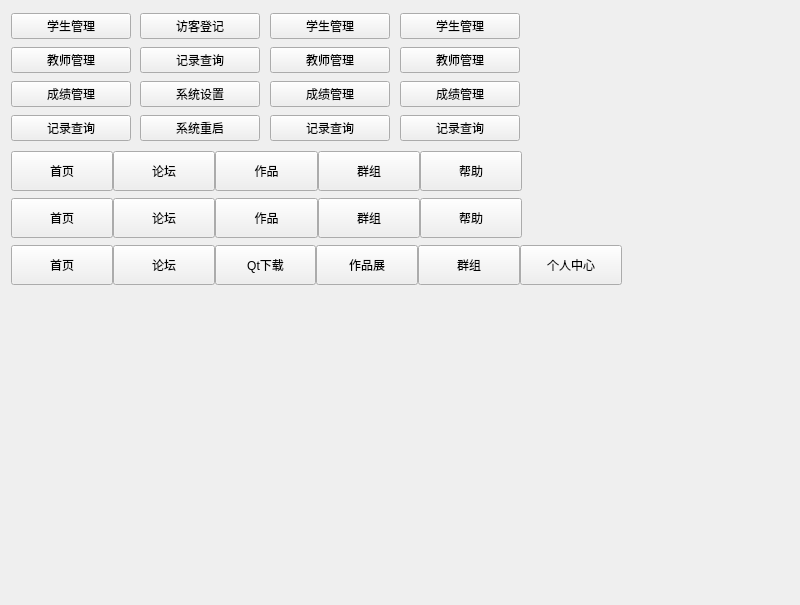
<?xml version="1.0" encoding="UTF-8"?>
<ui version="4.0">
 <class>frmNavButton</class>
 <widget class="QWidget" name="frmNavButton">
  <property name="geometry">
   <rect>
    <x>0</x>
    <y>0</y>
    <width>800</width>
    <height>605</height>
   </rect>
  </property>
  <property name="windowTitle">
   <string>Form</string>
  </property>
  <widget class="QWidget" name="widgetNav7" native="true">
   <property name="geometry">
    <rect>
     <x>11</x>
     <y>245</y>
     <width>611</width>
     <height>40</height>
    </rect>
   </property>
   <property name="minimumSize">
    <size>
     <width>0</width>
     <height>40</height>
    </size>
   </property>
   <property name="maximumSize">
    <size>
     <width>16777215</width>
     <height>40</height>
    </size>
   </property>
   <layout class="QHBoxLayout" name="horizontalLayout_2">
    <property name="spacing">
     <number>0</number>
    </property>
    <property name="leftMargin">
     <number>0</number>
    </property>
    <property name="topMargin">
     <number>0</number>
    </property>
    <property name="rightMargin">
     <number>0</number>
    </property>
    <property name="bottomMargin">
     <number>0</number>
    </property>
    <item>
     <widget class="NavButton" name="navButton71">
      <property name="sizePolicy">
       <sizepolicy hsizetype="Minimum" vsizetype="Expanding">
        <horstretch>0</horstretch>
        <verstretch>0</verstretch>
       </sizepolicy>
      </property>
      <property name="text">
       <string>首页</string>
      </property>
     </widget>
    </item>
    <item>
     <widget class="NavButton" name="navButton72">
      <property name="sizePolicy">
       <sizepolicy hsizetype="Minimum" vsizetype="Expanding">
        <horstretch>0</horstretch>
        <verstretch>0</verstretch>
       </sizepolicy>
      </property>
      <property name="text">
       <string>论坛</string>
      </property>
     </widget>
    </item>
    <item>
     <widget class="NavButton" name="navButton73">
      <property name="sizePolicy">
       <sizepolicy hsizetype="Minimum" vsizetype="Expanding">
        <horstretch>0</horstretch>
        <verstretch>0</verstretch>
       </sizepolicy>
      </property>
      <property name="text">
       <string>Qt下载</string>
      </property>
     </widget>
    </item>
    <item>
     <widget class="NavButton" name="navButton74">
      <property name="sizePolicy">
       <sizepolicy hsizetype="Minimum" vsizetype="Expanding">
        <horstretch>0</horstretch>
        <verstretch>0</verstretch>
       </sizepolicy>
      </property>
      <property name="text">
       <string>作品展</string>
      </property>
     </widget>
    </item>
    <item>
     <widget class="NavButton" name="navButton75">
      <property name="sizePolicy">
       <sizepolicy hsizetype="Minimum" vsizetype="Expanding">
        <horstretch>0</horstretch>
        <verstretch>0</verstretch>
       </sizepolicy>
      </property>
      <property name="text">
       <string>群组</string>
      </property>
     </widget>
    </item>
    <item>
     <widget class="NavButton" name="navButton76">
      <property name="sizePolicy">
       <sizepolicy hsizetype="Minimum" vsizetype="Expanding">
        <horstretch>0</horstretch>
        <verstretch>0</verstretch>
       </sizepolicy>
      </property>
      <property name="text">
       <string>个人中心</string>
      </property>
     </widget>
    </item>
   </layout>
  </widget>
  <widget class="QWidget" name="widgetNav1" native="true">
   <property name="geometry">
    <rect>
     <x>11</x>
     <y>11</y>
     <width>120</width>
     <height>133</height>
    </rect>
   </property>
   <layout class="QVBoxLayout" name="verticalLayout">
    <property name="leftMargin">
     <number>0</number>
    </property>
    <property name="topMargin">
     <number>0</number>
    </property>
    <property name="rightMargin">
     <number>0</number>
    </property>
    <property name="bottomMargin">
     <number>0</number>
    </property>
    <item>
     <widget class="NavButton" name="navButton11">
      <property name="text">
       <string>学生管理</string>
      </property>
     </widget>
    </item>
    <item>
     <widget class="NavButton" name="navButton12">
      <property name="text">
       <string>教师管理</string>
      </property>
     </widget>
    </item>
    <item>
     <widget class="NavButton" name="navButton13">
      <property name="text">
       <string>成绩管理</string>
      </property>
     </widget>
    </item>
    <item>
     <widget class="NavButton" name="navButton14">
      <property name="text">
       <string>记录查询</string>
      </property>
     </widget>
    </item>
   </layout>
  </widget>
  <widget class="QWidget" name="widgetNav2" native="true">
   <property name="geometry">
    <rect>
     <x>140</x>
     <y>11</y>
     <width>120</width>
     <height>133</height>
    </rect>
   </property>
   <layout class="QVBoxLayout" name="verticalLayout_2">
    <property name="leftMargin">
     <number>0</number>
    </property>
    <property name="topMargin">
     <number>0</number>
    </property>
    <property name="rightMargin">
     <number>0</number>
    </property>
    <property name="bottomMargin">
     <number>0</number>
    </property>
    <item>
     <widget class="NavButton" name="navButton21">
      <property name="text">
       <string>访客登记</string>
      </property>
     </widget>
    </item>
    <item>
     <widget class="NavButton" name="navButton22">
      <property name="text">
       <string>记录查询</string>
      </property>
     </widget>
    </item>
    <item>
     <widget class="NavButton" name="navButton23">
      <property name="text">
       <string>系统设置</string>
      </property>
     </widget>
    </item>
    <item>
     <widget class="NavButton" name="navButton24">
      <property name="text">
       <string>系统重启</string>
      </property>
     </widget>
    </item>
   </layout>
  </widget>
  <widget class="QWidget" name="widgetNav5" native="true">
   <property name="geometry">
    <rect>
     <x>11</x>
     <y>151</y>
     <width>511</width>
     <height>40</height>
    </rect>
   </property>
   <property name="minimumSize">
    <size>
     <width>0</width>
     <height>40</height>
    </size>
   </property>
   <property name="maximumSize">
    <size>
     <width>16777215</width>
     <height>40</height>
    </size>
   </property>
   <layout class="QHBoxLayout" name="horizontalLayout">
    <property name="spacing">
     <number>0</number>
    </property>
    <property name="leftMargin">
     <number>0</number>
    </property>
    <property name="topMargin">
     <number>0</number>
    </property>
    <property name="rightMargin">
     <number>0</number>
    </property>
    <property name="bottomMargin">
     <number>0</number>
    </property>
    <item>
     <widget class="NavButton" name="navButton51">
      <property name="sizePolicy">
       <sizepolicy hsizetype="Minimum" vsizetype="Expanding">
        <horstretch>0</horstretch>
        <verstretch>0</verstretch>
       </sizepolicy>
      </property>
      <property name="text">
       <string>首页</string>
      </property>
     </widget>
    </item>
    <item>
     <widget class="NavButton" name="navButton52">
      <property name="sizePolicy">
       <sizepolicy hsizetype="Minimum" vsizetype="Expanding">
        <horstretch>0</horstretch>
        <verstretch>0</verstretch>
       </sizepolicy>
      </property>
      <property name="text">
       <string>论坛</string>
      </property>
     </widget>
    </item>
    <item>
     <widget class="NavButton" name="navButton53">
      <property name="sizePolicy">
       <sizepolicy hsizetype="Minimum" vsizetype="Expanding">
        <horstretch>0</horstretch>
        <verstretch>0</verstretch>
       </sizepolicy>
      </property>
      <property name="text">
       <string>作品</string>
      </property>
     </widget>
    </item>
    <item>
     <widget class="NavButton" name="navButton54">
      <property name="sizePolicy">
       <sizepolicy hsizetype="Minimum" vsizetype="Expanding">
        <horstretch>0</horstretch>
        <verstretch>0</verstretch>
       </sizepolicy>
      </property>
      <property name="text">
       <string>群组</string>
      </property>
     </widget>
    </item>
    <item>
     <widget class="NavButton" name="navButton55">
      <property name="sizePolicy">
       <sizepolicy hsizetype="Minimum" vsizetype="Expanding">
        <horstretch>0</horstretch>
        <verstretch>0</verstretch>
       </sizepolicy>
      </property>
      <property name="text">
       <string>帮助</string>
      </property>
     </widget>
    </item>
   </layout>
  </widget>
  <widget class="QWidget" name="widgetNav6" native="true">
   <property name="geometry">
    <rect>
     <x>11</x>
     <y>198</y>
     <width>511</width>
     <height>40</height>
    </rect>
   </property>
   <property name="minimumSize">
    <size>
     <width>0</width>
     <height>40</height>
    </size>
   </property>
   <property name="maximumSize">
    <size>
     <width>16777215</width>
     <height>40</height>
    </size>
   </property>
   <layout class="QHBoxLayout" name="horizontalLayout_3">
    <property name="spacing">
     <number>0</number>
    </property>
    <property name="leftMargin">
     <number>0</number>
    </property>
    <property name="topMargin">
     <number>0</number>
    </property>
    <property name="rightMargin">
     <number>0</number>
    </property>
    <property name="bottomMargin">
     <number>0</number>
    </property>
    <item>
     <widget class="NavButton" name="navButton61">
      <property name="sizePolicy">
       <sizepolicy hsizetype="Minimum" vsizetype="Expanding">
        <horstretch>0</horstretch>
        <verstretch>0</verstretch>
       </sizepolicy>
      </property>
      <property name="text">
       <string>首页</string>
      </property>
     </widget>
    </item>
    <item>
     <widget class="NavButton" name="navButton62">
      <property name="sizePolicy">
       <sizepolicy hsizetype="Minimum" vsizetype="Expanding">
        <horstretch>0</horstretch>
        <verstretch>0</verstretch>
       </sizepolicy>
      </property>
      <property name="text">
       <string>论坛</string>
      </property>
     </widget>
    </item>
    <item>
     <widget class="NavButton" name="navButton63">
      <property name="sizePolicy">
       <sizepolicy hsizetype="Minimum" vsizetype="Expanding">
        <horstretch>0</horstretch>
        <verstretch>0</verstretch>
       </sizepolicy>
      </property>
      <property name="text">
       <string>作品</string>
      </property>
     </widget>
    </item>
    <item>
     <widget class="NavButton" name="navButton64">
      <property name="sizePolicy">
       <sizepolicy hsizetype="Minimum" vsizetype="Expanding">
        <horstretch>0</horstretch>
        <verstretch>0</verstretch>
       </sizepolicy>
      </property>
      <property name="text">
       <string>群组</string>
      </property>
     </widget>
    </item>
    <item>
     <widget class="NavButton" name="navButton65">
      <property name="sizePolicy">
       <sizepolicy hsizetype="Minimum" vsizetype="Expanding">
        <horstretch>0</horstretch>
        <verstretch>0</verstretch>
       </sizepolicy>
      </property>
      <property name="text">
       <string>帮助</string>
      </property>
     </widget>
    </item>
   </layout>
  </widget>
  <widget class="QWidget" name="widgetNav3" native="true">
   <property name="geometry">
    <rect>
     <x>270</x>
     <y>11</y>
     <width>120</width>
     <height>133</height>
    </rect>
   </property>
   <layout class="QVBoxLayout" name="verticalLayout_3">
    <property name="spacing">
     <number>6</number>
    </property>
    <property name="leftMargin">
     <number>0</number>
    </property>
    <property name="topMargin">
     <number>0</number>
    </property>
    <property name="rightMargin">
     <number>0</number>
    </property>
    <property name="bottomMargin">
     <number>0</number>
    </property>
    <item>
     <widget class="NavButton" name="navButton31">
      <property name="text">
       <string>学生管理</string>
      </property>
     </widget>
    </item>
    <item>
     <widget class="NavButton" name="navButton32">
      <property name="text">
       <string>教师管理</string>
      </property>
     </widget>
    </item>
    <item>
     <widget class="NavButton" name="navButton33">
      <property name="text">
       <string>成绩管理</string>
      </property>
     </widget>
    </item>
    <item>
     <widget class="NavButton" name="navButton34">
      <property name="text">
       <string>记录查询</string>
      </property>
     </widget>
    </item>
   </layout>
  </widget>
  <widget class="QWidget" name="widgetNav4" native="true">
   <property name="geometry">
    <rect>
     <x>400</x>
     <y>11</y>
     <width>120</width>
     <height>133</height>
    </rect>
   </property>
   <layout class="QVBoxLayout" name="verticalLayout_4">
    <property name="leftMargin">
     <number>0</number>
    </property>
    <property name="topMargin">
     <number>0</number>
    </property>
    <property name="rightMargin">
     <number>0</number>
    </property>
    <property name="bottomMargin">
     <number>0</number>
    </property>
    <item>
     <widget class="NavButton" name="navButton41">
      <property name="text">
       <string>学生管理</string>
      </property>
     </widget>
    </item>
    <item>
     <widget class="NavButton" name="navButton42">
      <property name="text">
       <string>教师管理</string>
      </property>
     </widget>
    </item>
    <item>
     <widget class="NavButton" name="navButton43">
      <property name="text">
       <string>成绩管理</string>
      </property>
     </widget>
    </item>
    <item>
     <widget class="NavButton" name="navButton44">
      <property name="text">
       <string>记录查询</string>
      </property>
     </widget>
    </item>
   </layout>
  </widget>
 </widget>
 <customwidgets>
  <customwidget>
   <class>NavButton</class>
   <extends>QPushButton</extends>
   <header>navbutton.h</header>
  </customwidget>
 </customwidgets>
 <resources/>
 <connections/>
</ui>
